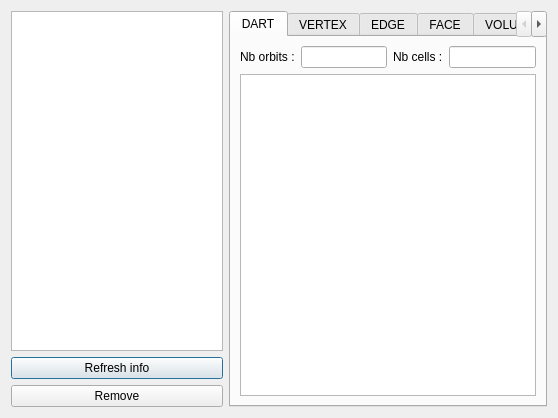
<?xml version="1.0" encoding="UTF-8"?>
<ui version="4.0">
 <class>MapsDialog</class>
 <widget class="QDialog" name="MapsDialog">
  <property name="geometry">
   <rect>
    <x>0</x>
    <y>0</y>
    <width>558</width>
    <height>418</height>
   </rect>
  </property>
  <property name="windowTitle">
   <string>MapsDialog</string>
  </property>
  <layout class="QHBoxLayout" name="horizontalLayout">
   <item>
    <layout class="QVBoxLayout" name="verticalLayout_6">
     <item>
      <widget class="QListWidget" name="mapList">
       <property name="sizePolicy">
        <sizepolicy hsizetype="Preferred" vsizetype="Expanding">
         <horstretch>0</horstretch>
         <verstretch>0</verstretch>
        </sizepolicy>
       </property>
      </widget>
     </item>
     <item>
      <widget class="QPushButton" name="button_refreshMapInfo">
       <property name="text">
        <string>Refresh info</string>
       </property>
      </widget>
     </item>
     <item>
      <widget class="QPushButton" name="button_removeMap">
       <property name="text">
        <string>Remove</string>
       </property>
      </widget>
     </item>
    </layout>
   </item>
   <item>
    <widget class="QTabWidget" name="tabWidget">
     <property name="currentIndex">
      <number>0</number>
     </property>
     <widget class="QWidget" name="dartTab">
      <attribute name="title">
       <string>DART</string>
      </attribute>
      <layout class="QVBoxLayout" name="verticalLayout_2">
       <item>
        <layout class="QHBoxLayout" name="horizontalLayout_2">
         <item>
          <widget class="QLabel" name="label_dart_orbits">
           <property name="text">
            <string>Nb orbits :</string>
           </property>
          </widget>
         </item>
         <item>
          <widget class="QLineEdit" name="lineEdit_dart_orbits"/>
         </item>
         <item>
          <widget class="QLabel" name="label_dart_cells">
           <property name="text">
            <string>Nb cells :</string>
           </property>
          </widget>
         </item>
         <item>
          <widget class="QLineEdit" name="lineEdit_dart_cells"/>
         </item>
        </layout>
       </item>
       <item>
        <widget class="QListWidget" name="dartAttributes"/>
       </item>
      </layout>
     </widget>
     <widget class="QWidget" name="vertexTab">
      <attribute name="title">
       <string>VERTEX</string>
      </attribute>
      <layout class="QVBoxLayout" name="verticalLayout">
       <item>
        <layout class="QHBoxLayout" name="horizontalLayout_3">
         <item>
          <widget class="QLabel" name="label_vertex_orbits">
           <property name="text">
            <string>Nb orbits :</string>
           </property>
          </widget>
         </item>
         <item>
          <widget class="QLineEdit" name="lineEdit_vertex_orbits"/>
         </item>
         <item>
          <widget class="QLabel" name="label_vertex_cells">
           <property name="text">
            <string>Nb cells :</string>
           </property>
          </widget>
         </item>
         <item>
          <widget class="QLineEdit" name="lineEdit_vertex_cells"/>
         </item>
        </layout>
       </item>
       <item>
        <widget class="QListWidget" name="vertexAttributes"/>
       </item>
      </layout>
     </widget>
     <widget class="QWidget" name="edgeTab">
      <attribute name="title">
       <string>EDGE</string>
      </attribute>
      <layout class="QVBoxLayout" name="verticalLayout_3">
       <item>
        <layout class="QHBoxLayout" name="horizontalLayout_4">
         <item>
          <widget class="QLabel" name="label_edge_orbits">
           <property name="text">
            <string>Nb orbits :</string>
           </property>
          </widget>
         </item>
         <item>
          <widget class="QLineEdit" name="lineEdit_edge_orbits"/>
         </item>
         <item>
          <widget class="QLabel" name="label_edge_cells">
           <property name="text">
            <string>Nb cells :</string>
           </property>
          </widget>
         </item>
         <item>
          <widget class="QLineEdit" name="lineEdit_edge_cells"/>
         </item>
        </layout>
       </item>
       <item>
        <widget class="QListWidget" name="edgeAttributes"/>
       </item>
      </layout>
     </widget>
     <widget class="QWidget" name="faceTab">
      <attribute name="title">
       <string>FACE</string>
      </attribute>
      <layout class="QVBoxLayout" name="verticalLayout_4">
       <item>
        <layout class="QHBoxLayout" name="horizontalLayout_5">
         <item>
          <widget class="QLabel" name="label_face_orbits">
           <property name="text">
            <string>Nb orbits :</string>
           </property>
          </widget>
         </item>
         <item>
          <widget class="QLineEdit" name="lineEdit_face_orbits"/>
         </item>
         <item>
          <widget class="QLabel" name="label_face_cells">
           <property name="text">
            <string>Nb cells :</string>
           </property>
          </widget>
         </item>
         <item>
          <widget class="QLineEdit" name="lineEdit_face_cells"/>
         </item>
        </layout>
       </item>
       <item>
        <widget class="QListWidget" name="faceAttributes"/>
       </item>
      </layout>
     </widget>
     <widget class="QWidget" name="volumeTab">
      <attribute name="title">
       <string>VOLUME</string>
      </attribute>
      <layout class="QVBoxLayout" name="verticalLayout_5">
       <item>
        <layout class="QHBoxLayout" name="horizontalLayout_6">
         <item>
          <widget class="QLabel" name="label_volume_orbits">
           <property name="text">
            <string>Nb orbits :</string>
           </property>
          </widget>
         </item>
         <item>
          <widget class="QLineEdit" name="lineEdit_volume_orbits"/>
         </item>
         <item>
          <widget class="QLabel" name="label_volume_cells">
           <property name="text">
            <string>Nb cells :</string>
           </property>
          </widget>
         </item>
         <item>
          <widget class="QLineEdit" name="lineEdit_volume_cells"/>
         </item>
        </layout>
       </item>
       <item>
        <widget class="QListWidget" name="volumeAttributes"/>
       </item>
      </layout>
     </widget>
    </widget>
   </item>
  </layout>
 </widget>
 <resources/>
 <connections/>
</ui>
